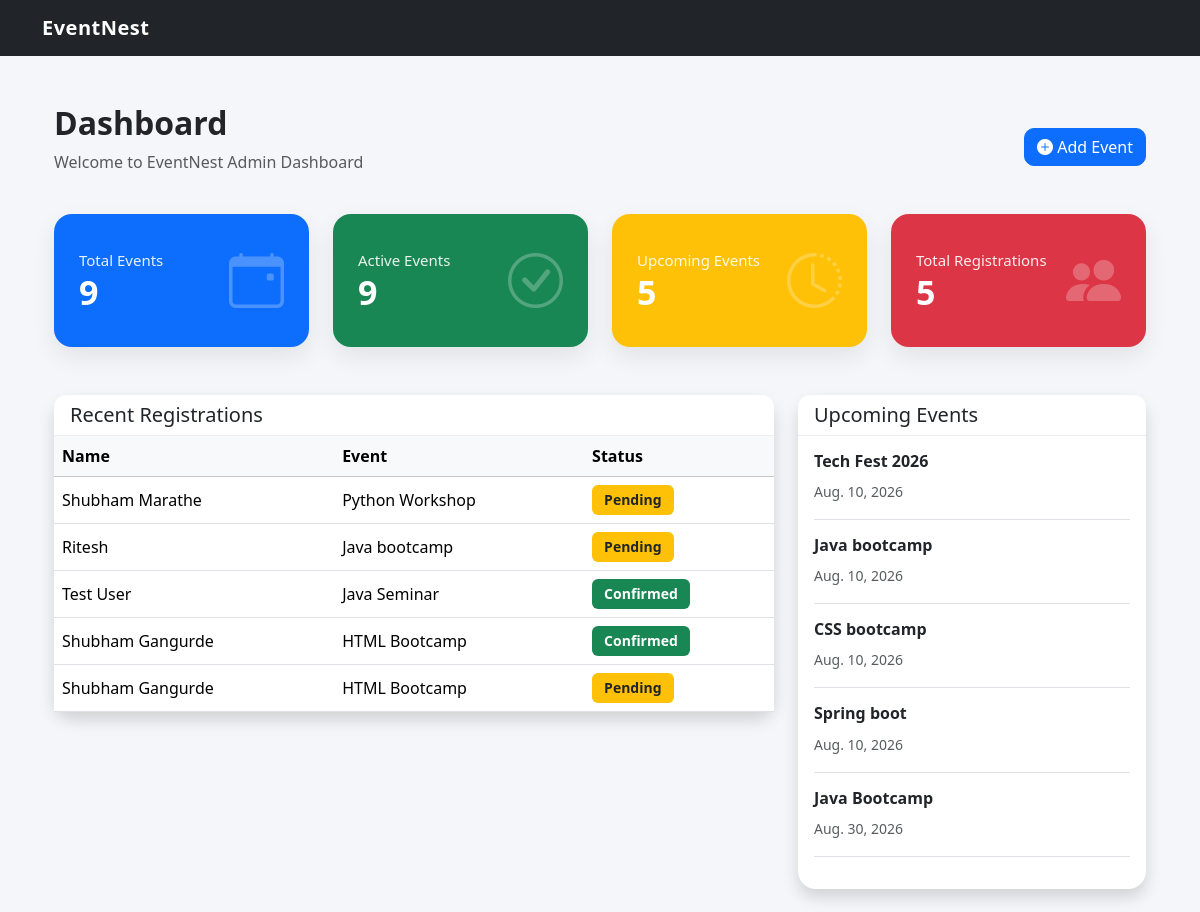
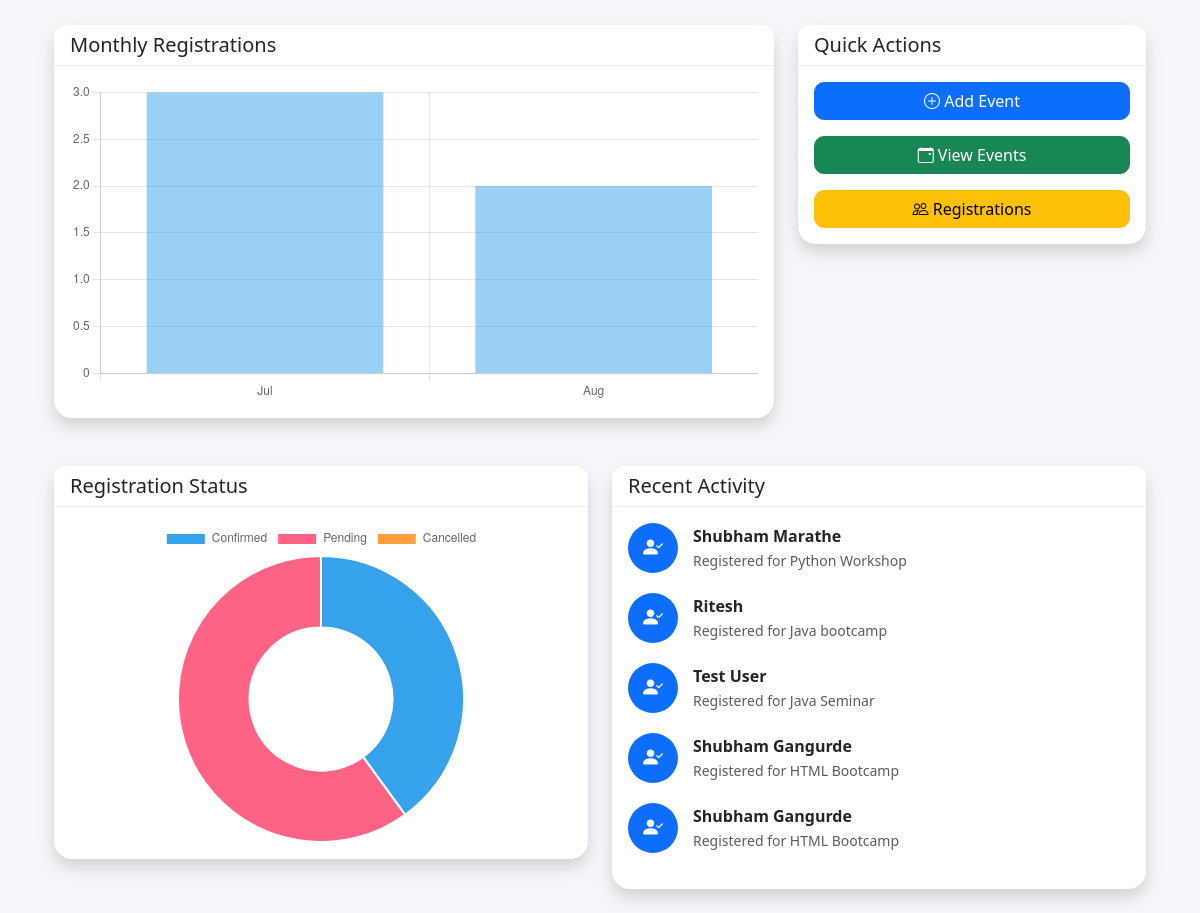
The app's page /dashboard/ (signed in), older data (2 pictures, top to bottom).
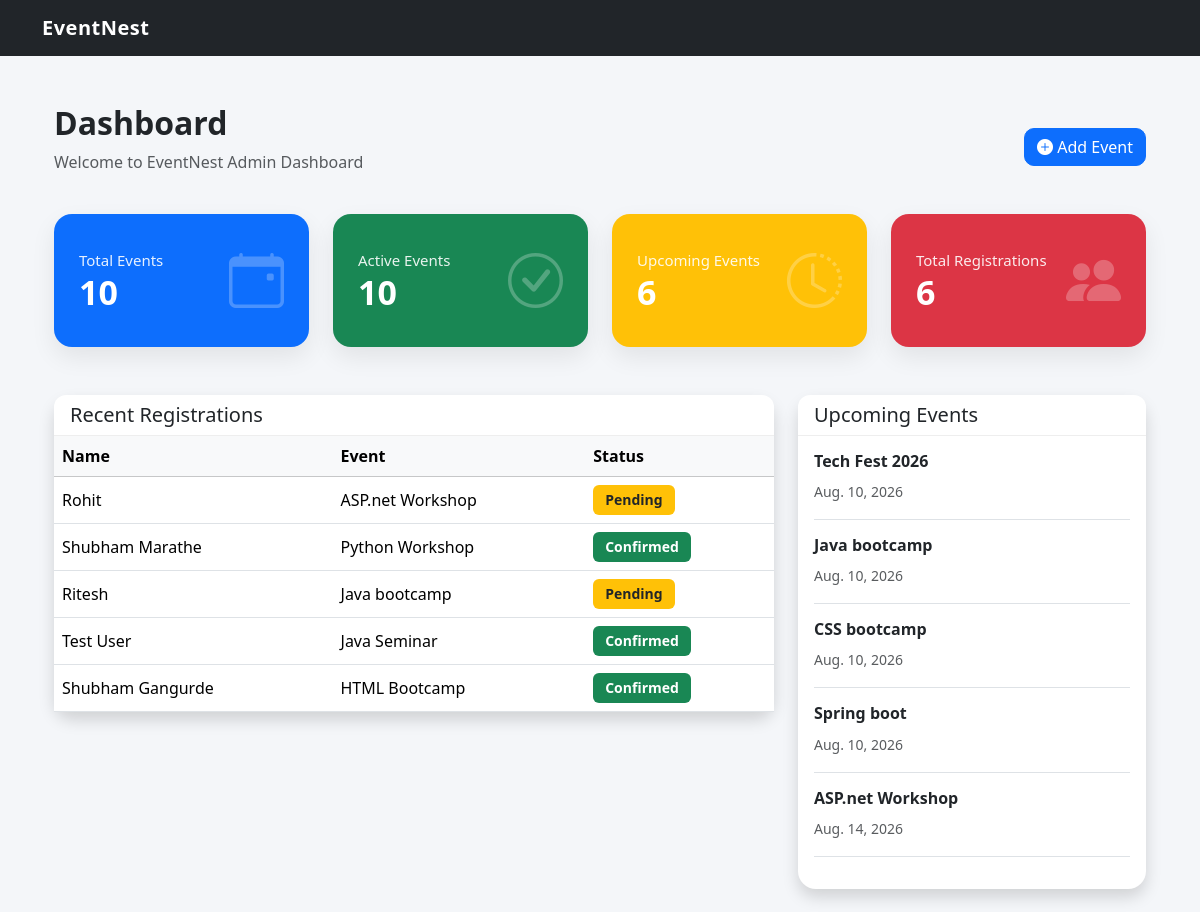
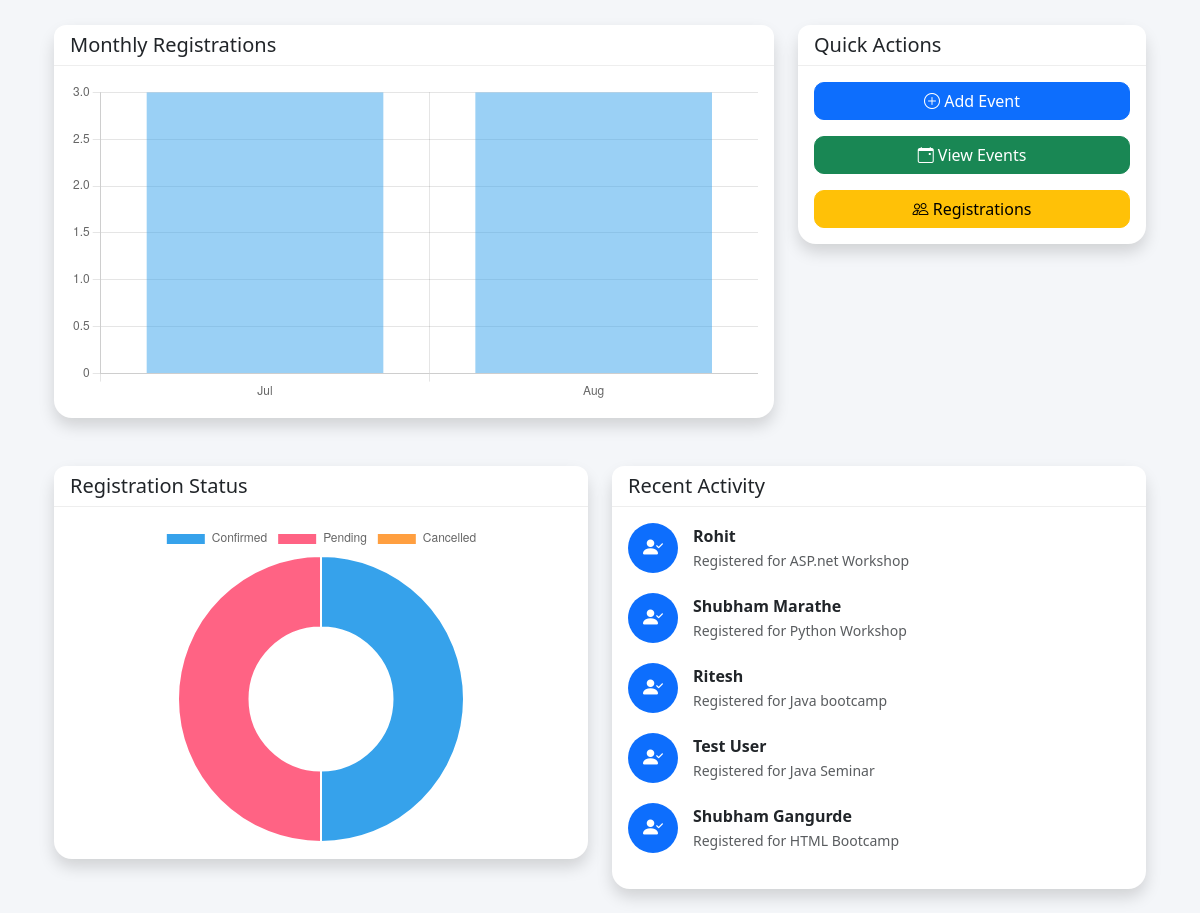
The same page, newer data (2 pictures, top to bottom).
### registrations/models.py (models this page shows, shortened)
class Registration(models.Model):
    STATUS_CHOICES = [
        ("Pending", "Pending"),
        ("Confirmed", "Confirmed"),
        ("Cancelled", "Cancelled"),
    ]
    YEAR_CHOICES = [
        ("FY", "FY"),
        ("SY", "SY"),
        ("TY", "TY"),
        ("Final", "Final"),
    ]
    event = models.ForeignKey(
        Event,
        on_delete=models.CASCADE,
        related_name="registrations"
    )
    full_name = models.CharField(max_length=150)
    email = models.EmailField()
    phone = models.CharField(max_length=15)
    college = models.CharField(max_length=200)
    department = models.CharField(max_length=100)
    year = models.CharField(
        max_length=20,
        choices=YEAR_CHOICES
    )
    registration_date = models.DateTimeField(auto_now_add=True)
    status = models.CharField(
        max_length=20,
        choices=STATUS_CHOICES,
        default="Pending"
    )
    class Meta:
        ordering = ["-registration_date"]
        constraints = [
            models.UniqueConstraint(
                fields=["event", "email"],
                name="unique_event_registration"
            )
        ]

### events/models.py (models this page shows, shortened)
class Event(models.Model):
    CATEGORY_CHOICES = [
        ("Workshop", "Workshop"),
        ("Seminar", "Seminar"),
        ("Hackathon", "Hackathon"),
        ("Competition", "Competition"),
        ("Webinar", "Webinar"),
    ]
    title = models.CharField(
        max_length=200
    )
    description = models.TextField()
    category = models.CharField(
        max_length=50,
        choices=CATEGORY_CHOICES,
        default="Workshop"
    )
    organizer = models.CharField(
        max_length=150
    )
    venue = models.CharField(
        max_length=150
    )
    event_date = models.DateField()
    registration_deadline = models.DateField(
        default=date.today
    )
    start_time = models.TimeField()
    end_time = models.TimeField()
    total_seats = models.PositiveIntegerField(
        default=0
    )
    available_seats = models.PositiveIntegerField(
        default=0
    )
    event_banner = models.ImageField(
        upload_to="events/",
        blank=True,
        null=True
    )
    status = models.BooleanField(
        default=True,
        help_text="True = Active, False = Inactive"
    )
    created_at = models.DateTimeField(
        auto_now_add=True
    )
    updated_at = models.DateTimeField(
        auto_now=True
    )
    class Meta:
        ordering = ["event_date", "start_time"]
        verbose_name = "Event"
        verbose_name_plural = "Events"

### dashboard/views.py (the view)
# urls.py: path("dashboard/", dashboard, name="dashboard"),
@login_required(login_url="login")
def dashboard(request):
    total_events = Event.objects.count()
    active_events = Event.objects.filter(
        status=True
    ).count()
    upcoming_events = Event.objects.filter(
        event_date__gte=now().date()
    ).count()
    total_registrations = Registration.objects.count()
    confirmed = Registration.objects.filter(
        status="Confirmed"
    ).count()
    pending = Registration.objects.filter(
        status="Pending"
    ).count()
    cancelled = Registration.objects.filter(
        status="Cancelled"
    ).count()
    recent_registrations = (
        Registration.objects
        .select_related("event")
        .order_by("-registration_date")[:5]
    )
    upcoming = (
        Event.objects
        .filter(
            event_date__gte=now().date(),
            status=True
        )
        .order_by("event_date")[:5]
    )
    monthly_data = (
        Registration.objects
        .annotate(month=TruncMonth("registration_date"))
        .values("month")
        .annotate(total=Count("id"))
        .order_by("month")
    )
    months = []
    totals = []
    for item in monthly_data:
        months.append(item["month"].strftime("%b"))
        totals.append(item["total"])
    status_labels = [
        "Confirmed",
        "Pending",
        "Cancelled"
    ]
    status_counts = [
        confirmed,
        pending,
        cancelled
    ]
    context = {
        "total_events": total_events,
        "active_events": active_events,
        "upcoming_events": upcoming_events,
        "total_registrations": total_registrations,
        "confirmed": confirmed,
        "pending": pending,
        "cancelled": cancelled,
        "recent_registrations": recent_registrations,
        "upcoming": upcoming,
        "chart_months": json.dumps(months),
        "chart_totals": json.dumps(totals),
        "status_labels": json.dumps(status_labels),
        "status_counts": json.dumps(status_counts),
    }
    return render(
        request,
        "dashboard/dashboard.html",
        context
    )

### templates/dashboard/dashboard.html (shortened to what the changed rows need)
{% extends "dashboard/base.html" %}
{% block content %}
<div class="container-fluid py-4">
    <div class="d-flex justify-content-between align-items-center mb-4">
        <div>
            <h2 class="fw-bold">
                Dashboard
            </h2>
        </div>
    </div>
    <div class="row g-4">
        <div class="col-xl-3 col-md-6">
            <div class="dashboard-card bg-primary">
                <div>
                    <small>Total Events</small>
                    <h2>{{ total_events }}</h2>
                </div>
            </div>
        </div>
        <div class="col-xl-3 col-md-6">
            <div class="dashboard-card bg-success">
                <div>
                    <small>Active Events</small>
                    <h2>{{ active_events }}</h2>
                </div>
            </div>
        </div>
        <div class="col-xl-3 col-md-6">
            <div class="dashboard-card bg-warning">
                <div>
                    <small>Upcoming Events</small>
                    <h2>{{ upcoming_events }}</h2>
                </div>
            </div>
        </div>
        <div class="col-xl-3 col-md-6">
            <div class="dashboard-card bg-danger">
                <div>
                    <small>Total Registrations</small>
                    <h2>{{ total_registrations }}</h2>
                </div>
            </div>
        </div>
    </div>
    <div class="row mt-5">
        <div class="col-lg-8">
            <div class="card shadow border-0">
                <div class="table-responsive">
                    <table class="table table-hover mb-0">
                        <thead class="table-light">
                        <tr>
                            <th>Name</th>
                            <th>Event</th>
                            <th>Status</th>
                        </tr>
                        </thead>
                        <tbody>
                        {% for registration in recent_registrations %}
                        <tr>
                            <td>
                                {{ registration.full_name }}
                            </td>
                            <td>
                                {{ registration.event.title }}
                            </td>
                            <td>
                                {% if registration.status == "Confirmed" %}
                                <span class="badge bg-success">
                                    Confirmed
                                </span>
                                {% elif registration.status == "Pending" %}
                                <span class="badge bg-warning text-dark">
                                    Pending
                                </span>
                                {% else %}
                                <span class="badge bg-danger">
                                    Cancelled
                                </span>
                                {% endif %}
                            </td>
                        </tr>
                        {% endfor %}
                        </tbody>
                    </table>
                </div>
            </div>
        </div>
        <div class="col-lg-4">
            <div class="card shadow border-0">
                <div class="card-body">
                    {% for event in upcoming %}
                    <div class="border-bottom pb-3 mb-3">
                        <h6 class="fw-bold">
                            {{ event.title }}
                        </h6>
                        <small class="text-muted">
                            {{ event.event_date }}
                        </small>
                    </div>
                    {% empty %}
                    <p class="text-muted">
                        No Upcoming Events
                    </p>
                    {% endfor %}
                </div>
            </div>
        </div>
    </div>
        <div class="row mt-5">
        <div class="col-lg-8">
            <div class="card shadow border-0">
                <div class="card-body">
                    <canvas id="registrationChart"></canvas>
                </div>
            </div>
        </div>
    </div>
    <div class="row mt-5">
        <div class="col-lg-6">
            <div class="card shadow border-0">
                <div class="card-body">
                    <canvas id="statusChart"></canvas>
                </div>
            </div>
        </div>
        <div class="col-lg-6">
            <div class="card shadow border-0">
                <div class="card-body">
                    {% for registration in recent_registrations %}
                    <div class="activity-item">
                        <div class="activity-icon">
                            <i class="bi bi-person-check-fill"></i>
                        </div>
                        <div>
                            <strong>
                                {{ registration.full_name }}
                            </strong>
                            <br>
                            <small class="text-muted">
                                Registered for
                                {{ registration.event.title }}
                            </small>
                        </div>
                    </div>
                    {% empty %}
                    <p class="text-muted">
                        No Recent Activity
                    </p>
                    {% endfor %}
                </div>
            </div>
        </div>
    </div>
</div>
<script>
const months = {{ chart_months|safe }};
const totals = {{ chart_totals|safe }};
new Chart(document.getElementById("registrationChart"),{
type:"bar",
data:{
labels:months,
datasets:[{
label:"Registrations",
data:totals
}]
},
options:{
responsive:true,
plugins:{
legend:{
display:false
}
}
}
});
const statusLabels = {{ status_labels|safe }};
const statusCounts = {{ status_counts|safe }};
new Chart(document.getElementById("statusChart"),{
type:"doughnut",
data:{
labels:statusLabels,
datasets:[{
data:statusCounts
}]
},
options:{
responsive:true
}
});
</script>
{% endblock %}

Row changes from the older to the newer data that the page shows:
no longer on this page (row unchanged): Registration: full_name "Shubham Gangurde", event "HTML Bootcamp", status "Pending"
no longer on this page (row unchanged): Event: title "Java Bootcamp", event_date "Aug. 30, 2026"
added Registration: full_name "Rohit", event "ASP.net Workshop", status "Pending"
changed Registration "Shubham Marathe": status "Pending" → "Confirmed"
added Event: title "ASP.net Workshop", event_date "Aug. 14, 2026"
Text that changed along with them:
{{ total_events }}: "9" → "10"
{{ active_events }}: "9" → "10"
{{ upcoming_events }}: "5" → "6"
{{ total_registrations }}: "5" → "6"
chart data {{ chart_totals|safe }}: [3, 2] → [3, 3]
chart data {{ status_counts|safe }}: [2, 3, 0] → [3, 3, 0]
